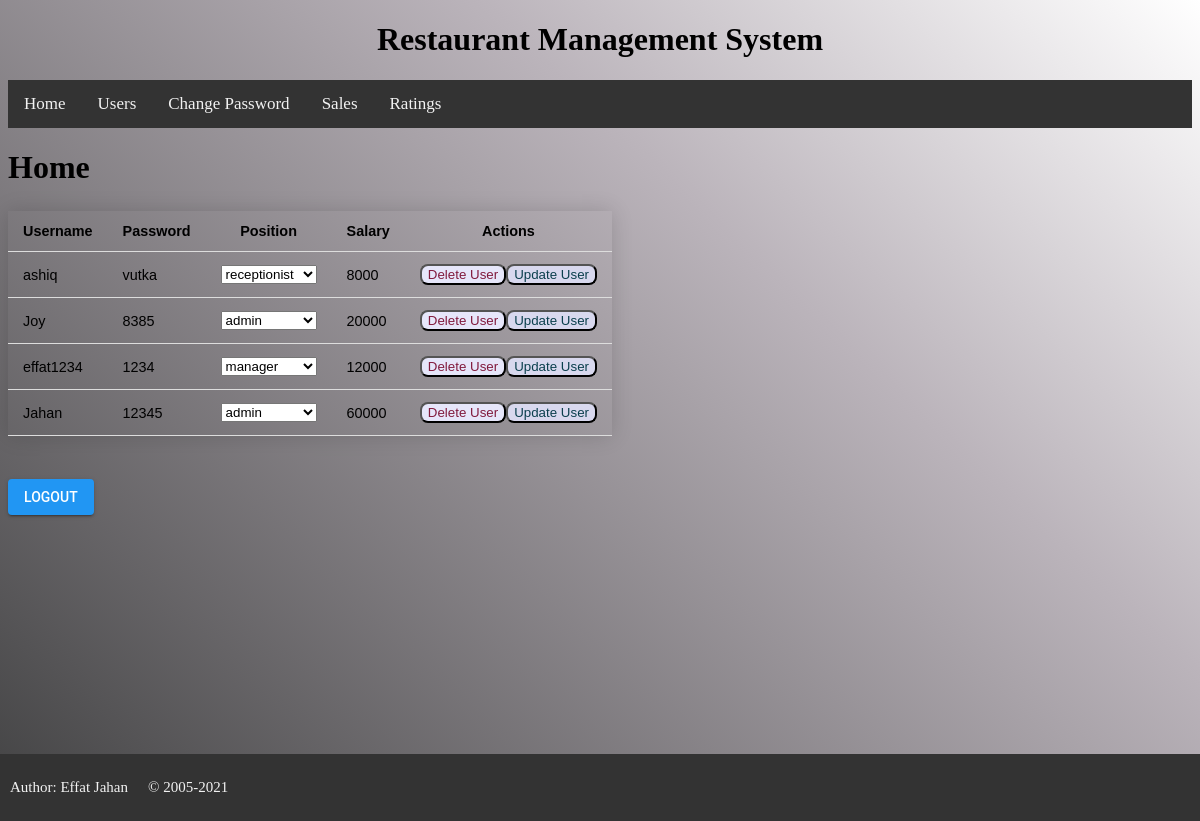
Page /users-list.php (signed in) on the committed database.
### tables this page shows
CREATE TABLE `users` (
  `id` int(11) NOT NULL,
  `usernaame` varchar(10) NOT NULL,
  `position` varchar(20) DEFAULT NULL,
  `password` varchar(8) NOT NULL,
  `salary` int(10) DEFAULT NULL
);

### DbUserlist.php (the view, shortened to what this page needs)
<?php
function Userlist()
{
    $conn = connect();
    $sql = $conn->prepare("SELECT * FROM USERS ");
    $sql->execute();
    $res = $sql->get_result();
    return $res;
}
function makeUserListTable()
{
    $output = "";
    $output .= "<table id=UserListTable class=userTable>";
    $output .= "<tr><th>Username</th>";
    $output .= "<th>Password</th>";
    $output .= "<th>Position</th>";
    $output .= "<th>Salary</th>";
    $output .= "<th>Actions</th>";
    $output .= "</tr>";
    $result1 = Userlist();
    foreach ($result1 as $item) {
        $output .= "<tr>";
        $output .= "<td>" . $item['usernaame'] . "</td>";
        $output .= "<td id=password" . $item['usernaame'] . ">" . $item['password'] . "</td>";
        $output .= "<td>";
        $output .= "<select name=position id=position" . $item['usernaame'] . " userName = " . $item['usernaame'] . ">";
        $output .= "<option value= selected=selected>" . $item['position'] . "</option>";
        $output .= "<option value=admin>Admin</option>";
        $output .= "<option value=manager>manager</option>";
        $output .= "<option value=receptionist>Receptionist</option>";
        $output .= "<option value=customer>Customer</option>";
        $output .= "</select>";
        $output .= "</td>";
        $output .= "<td contenteditable id=salary" . $item['usernaame'] . ">" . $item['salary'] . "</td>";
        $output .= "<td>";
        $output .= "<button class='delete_button' type='button' id='myBtn' userName=" . $item['usernaame'] . " onclick=DeleteUserOnClick(\"" . $item['usernaame'] . "\")>Delete User</button>";
        $output .= "<button class='update_button' type='button' id='updateButton' userName=" . $item['usernaame'] . " onclick=UpdateUserOnclick(\"" . $item['usernaame'] . "\")>Update User</button>";
        $output .= "</td>";
        $output .= "</tr>";
    }
    $output .= "</table>";
    return $output;
}

### style.css (style rules this page uses)
html, body { height: 100%; }
.userTable { border-collapse: collapse; margin: 25px 0; font-size: 0.9em; font-family: sans-serif; min-width: 400px; box-shadow: 0 0 20px rgba(0, 0, 0, 0.15); }
.userTable th, .userTable td { padding: 12px 15px; }
.userTable tbody tr { border-bottom: 1px solid #dddddd; }
.delete_button { display: inline-block; box-sizing: border-box; color: rgb(129, 26, 61); background-color: lavender; border-radius: 8px; }
.update_button { display: inline-block; box-sizing: border-box; color: rgb(11, 63, 77); background-color: rgb(216, 216, 238); border-radius: 8px; }
body { background-color: #434344; background-repeat: no-repeat; background-image: linear-gradient(43deg, #434344 0%, #bbb4bb 65%, #ffffff 100%); }

### rows in the picture
users: usernaame "ashiq", password "vutka", position "receptionist", salary "8000"
users: usernaame "Joy", password "8385", position "admin", salary "20000"
users: usernaame "effat1234", password "1234", position "manager", salary "12000"
users: usernaame "Jahan", password "12345", position "admin", salary "60000"

### other values in the picture
$CURRENT_PAGE "Home"
